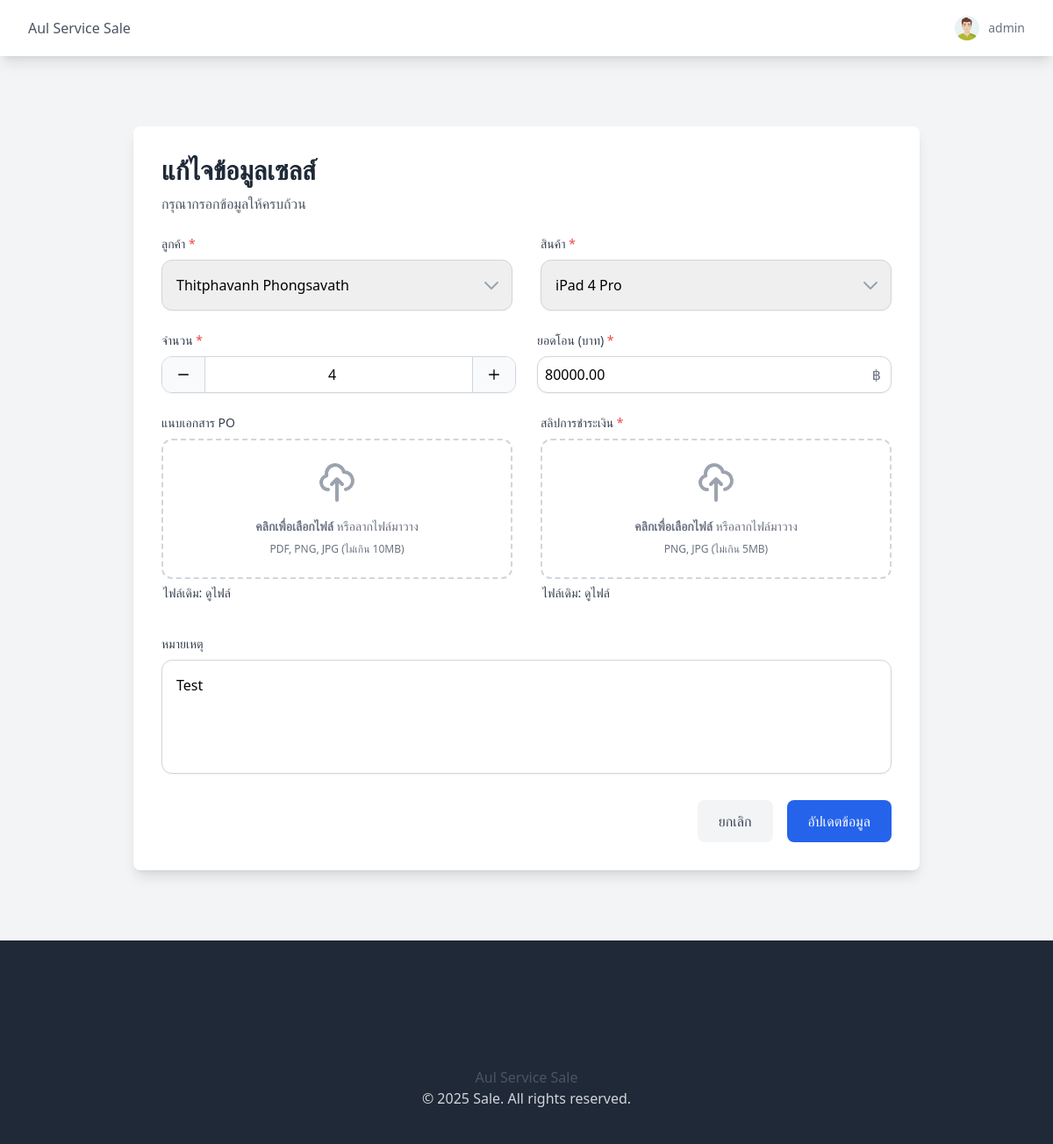
Screenshot of /sales/edit/2/ (signed in) with the database file from the repository.
### sales/models.py (models this page shows, shortened)
class CustomUser(models.Model):
    user = models.OneToOneField(User, on_delete=models.CASCADE, null=True, blank=True)
    user_type = models.CharField(max_length=20, default="sales", null=True, blank=True)
    avatar = models.ImageField(upload_to="avatars/", null=True, blank=True)
    bio = models.CharField(max_length=255, null=True, blank=True)
    tel = models.CharField(max_length=20, null=True, blank=True)

class SaleRecord(models.Model):
    user = models.ForeignKey(User, on_delete=models.CASCADE, blank=True, null=True)
    STATUS_CHOICES = [
        ("pending", "รอคอนเฟิร์ม"),
        ("confirmed", "คอนเฟิร์มยอดแล้ว"),
    ]
    customer = models.ForeignKey(
        Customer, on_delete=models.CASCADE, blank=True, null=True
    )
    product = models.ForeignKey(
        Product, on_delete=models.CASCADE, blank=True, null=True
    )
    quantity = models.IntegerField()
    transfer_amount = models.DecimalField(max_digits=10, decimal_places=2)
    po_document = models.FileField(upload_to="po_documents/", blank=True, null=True)
    payment_slip = models.FileField(upload_to="payment_slips/", blank=True, null=True)
    remarks = models.TextField(blank=True, null=True)
    status = models.CharField(max_length=10, choices=STATUS_CHOICES, default="pending")
    created_by = models.ForeignKey(
        User,
        on_delete=models.CASCADE,
        related_name="sale_records",
        blank=True,
        null=True,
    )

class Customer(models.Model):
    first_name = models.CharField(max_length=255, blank=True, null=True)
    last_name = models.CharField(max_length=255, blank=True, null=True)

class Product(models.Model):
    name = models.CharField(max_length=255, unique=True, blank=True, null=True)

### sales/views.py (the view, shortened to what this page needs)
# urls.py: path("sales/edit/<int:sale_id>/", views.edit_sale_record, name="edit-sale-record-page"),
def edit_sale_record(request, sale_id):
    sale_record = get_object_or_404(
        SaleRecord, id=sale_id
    )  # Get sale record or return 404
    customers = Customer.objects.all()
    products = Product.objects.all()
    context = {
        "sale_record": sale_record,
        "customers": customers,
        "products": products,
    }
    return render(request, "sales/edit-sale-record.html", context)

### sales/templates/sales/edit-sale-record.html (shortened to what this page needs)
{% extends 'base.html' %}
{% block content %}
    <div class="max-w-4xl mx-auto bg-white p-8 rounded-lg shadow-lg mt-20 mb-20">
        <div class="mb-6">
            <h2 class="text-3xl font-bold text-gray-800">แก้ไจข้อมูลเซลส์</h2>
            <p class="text-gray-600 mt-2">กรุณากรอกข้อมูลให้ครบถ้วน</p>
        </div>
        <form method="POST" enctype="multipart/form-data" class="space-y-6" id="salesForm">
        <div class="grid md:grid-cols-2 gap-8">
            <div class="group">
                <label class="block text-sm font-medium text-gray-700 mb-2 group-hover:text-blue-600 transition-colors">
                    ลูกค้า <span class="text-red-500">*</span>
                </label>
                <div class="relative transform transition-all duration-200 group-hover:scale-[1.02]">
                    <select name="customer" required
                            class="w-full border border-gray-300 rounded-xl p-4 pr-10 appearance-none focus:ring-2 focus:ring-blue-500 focus:border-blue-500 shadow-sm hover:border-blue-400 transition-all">
                        {% for customer in customers %}
                            <option value="{{ customer.id }}" {% if customer.id == sale_record.customer.id %}selected{% endif %}>
                                {{ customer.first_name }} {{ customer.last_name }}
                            </option>
                        {% endfor %}
                    </select>
                    <div class="absolute inset-y-0 right-0 flex items-center px-3 pointer-events-none text-gray-400 group-hover:text-blue-500">
                    </div>
                </div>
            </div>
            <div class="group">
                <label class="block text-sm font-medium text-gray-700 mb-2 group-hover:text-blue-600 transition-colors">
                    สินค้า <span class="text-red-500">*</span>
                </label>
                <div class="relative transform transition-all duration-200 group-hover:scale-[1.02]">
                    <select name="product" required
                            class="w-full border border-gray-300 rounded-xl p-4 pr-10 appearance-none focus:ring-2 focus:ring-blue-500 focus:border-blue-500 shadow-sm hover:border-blue-400 transition-all">
                        {% for product in products %}
                            <option value="{{ product.id }}" {% if product.id == sale_record.product.id %}selected{% endif %}>
                                {{ product.name }}
                            </option>
                        {% endfor %}
                    </select>
                    <div class="absolute inset-y-0 right-0 flex items-center px-3 pointer-events-none text-gray-400 group-hover:text-blue-500">
                    </div>
                </div>
            </div>
        </div>
            <div class="grid md:grid-cols-2 gap-6">
                <div class="group">
                    <label class="block text-sm font-medium text-gray-700 mb-2 group-hover:text-blue-600 transition-colors">
                        จำนวน <span class="text-red-500">*</span>
                    </label>
                    <div class="flex rounded-xl border border-gray-300 overflow-hidden group-hover:border-blue-400 transition-all shadow-sm">
                        <button type="button"
                                class="px-4 py-3 bg-gray-50 hover:bg-gray-100 active:bg-gray-200 transition-colors"
                                onclick="decrementQuantity()">
                            <svg class="w-4 h-4" fill="none" stroke="currentColor" viewBox="0 0 24 24">
                                <path d="M20 12H4" stroke-width="2" stroke-linecap="round"/>
                            </svg>
                        </button>
                        <input type="number" name="quantity" value="{{ sale_record.quantity }}" required
                               class="w-full text-center border-x border-gray-300 focus:ring-0 focus:border-blue-500"
                               id="quantityInput">
                        <button type="button"
                                class="px-4 py-3 bg-gray-50 hover:bg-gray-100 active:bg-gray-200 transition-colors"
                                onclick="incrementQuantity()">
                            <svg class="w-4 h-4" fill="none" stroke="currentColor" viewBox="0 0 24 24">
                                <path d="M12 4v16m8-8H4" stroke-width="2" stroke-linecap="round"/>
                            </svg>
                        </button>
                    </div>
                </div>
                <div class="group">
                    <label class="block text-sm font-medium text-gray-700 mb-2 group-hover:text-blue-600 transition-colors">
                        ยอดโอน (บาท) <span class="text-red-500">*</span>
                    </label>
                    <div class="relative transform transition-all duration-200 group-hover:scale-[1.02]">
                        <input type="number" name="transfer_amount" step="1" value="{{ sale_record.transfer_amount }}" required
                               class="w-full border border-gray-300 rounded-xl p-2 pr-12 focus:ring-2 focus:ring-blue-500 focus:border-blue-500 shadow-sm hover:border-blue-400 transition-all">
                        <div class="absolute inset-y-0 right-0 flex items-center px-3">
                            <span class="text-gray-500">฿</span>
                        </div>
                    </div>
                </div>
            </div>
        <div class="grid md:grid-cols-2 gap-8 pb-10">
            <div class="group">
                <label class="block text-sm font-medium text-gray-700 mb-2 group-hover:text-blue-600 transition-colors">
                    แนบเอกสาร PO
                </label>
                <div class="flex items-center justify-center w-full">
                    <label class="flex flex-col w-full h-40 border-2 border-gray-300 border-dashed rounded-xl cursor-pointer hover:bg-blue-50 hover:border-blue-400 transition-all duration-200">
                        <div class="flex flex-col items-center justify-center pt-6 pb-6">
                            <svg class="w-12 h-12 mb-4 text-gray-400 group-hover:text-blue-500 transition-colors" fill="none" stroke="currentColor" viewBox="0 0 24 24">
                                <path stroke-linecap="round" stroke-linejoin="round" stroke-width="2"
                                      d="M7 16a4 4 0 01-.88-7.903A5 5 0 1115.9 6L16 6a5 5 0 011 9.9M15 13l-3-3m0 0l-3 3m3-3v12"/>
                            </svg>
                            <p class="mb-2 text-sm text-gray-500 group-hover:text-blue-600 transition-colors">
                                <span class="font-semibold">คลิกเพื่อเลือกไฟล์</span> หรือลากไฟล์มาวาง
                            </p>
                            <p class="text-xs text-gray-500">PDF, PNG, JPG (ไม่เกิน 10MB)</p>
                        </div>
                        {% if sale_record.po_document %}
                            <p class="block text-sm font-medium text-gray-700 mb-2 group-hover:text-blue-600 transition-colors mt-2">ไฟล์เดิม: <a href="{{ sale_record.po_document.url }}" target="_blank">ดูไฟล์</a></p>
                        {% endif %}
                    </label>
                </div>
            </div>
            <div class="group">
                <label class="block text-sm font-medium text-gray-700 mb-2 group-hover:text-blue-600 transition-colors">
                    สลิปการชำระเงิน <span class="text-red-500">*</span>
                </label>
                <div class="flex items-center justify-center w-full">
                    <label class="flex flex-col w-full h-40 border-2 border-gray-300 border-dashed rounded-xl cursor-pointer hover:bg-blue-50 hover:border-blue-400 transition-all duration-200">
                        <div class="flex flex-col items-center justify-center pt-6 pb-6">
                            <svg class="w-12 h-12 mb-4 text-gray-400 group-hover:text-blue-500 transition-colors" fill="none" stroke="currentColor" viewBox="0 0 24 24">
                                <path stroke-linecap="round" stroke-linejoin="round" stroke-width="2"
                                      d="M7 16a4 4 0 01-.88-7.903A5 5 0 1115.9 6L16 6a5 5 0 011 9.9M15 13l-3-3m0 0l-3 3m3-3v12"/>
                            </svg>
                            <p class="mb-2 text-sm text-gray-500 group-hover:text-blue-600 transition-colors">
                                <span class="font-semibold">คลิกเพื่อเลือกไฟล์</span> หรือลากไฟล์มาวาง
                            </p>
                            <p class="text-xs text-gray-500">PNG, JPG (ไม่เกิน 5MB)</p>
                        </div>
                        {% if sale_record.payment_slip %}
                            <p class="block text-sm font-medium text-gray-700 mb-2 group-hover:text-blue-600 transition-colors mt-2">ไฟล์เดิม: <a href="{{ sale_record.payment_slip.url }}" target="_blank">ดูไฟล์</a></p>
                        {% endif %}
                    </label>
                </div>
            </div>
        </div>
            <div class="group">
                <label class="block text-sm font-medium text-gray-700 mb-2 group-hover:text-blue-600 transition-colors">หมายเหตุ</label>
                <textarea name="remarks" rows="4"
                          class="w-full border border-gray-300 rounded-xl p-4 focus:ring-2 focus:ring-blue-500 focus:border-blue-500 shadow-sm hover:border-blue-400 transition-all resize-none"
                          placeholder="เพิ่มข้อมูลเพิ่มเติม (ถ้ามี)">{{ sale_record.remarks }}</textarea>
            </div>
            <div class="flex items-center justify-end space-x-4">
                <button type="button" onclick="window.history.back()"
                        class="px-6 py-3 bg-gray-100 text-gray-700 rounded-lg hover:bg-gray-200 focus:outline-none focus:ring-2 focus:ring-gray-500">
                    ยกเลิก
                </button>
                <button type="submit"
                        class="px-6 py-3 bg-blue-600 text-white rounded-lg hover:bg-blue-700 focus:outline-none focus:ring-2 focus:ring-blue-500">
                    อัปเดตข้อมูล
                </button>
            </div>
        </form>
    </div>
{% endblock %}

### templates/components/navbar.html (shortened to what this page needs)
{% load static %}
<nav class="bg-white shadow-lg">
    <div class="max-w-7xl mx-auto px-4 sm:px-6 lg:px-8">
        <div class="flex justify-between h-16 items-center">
            <div class="flex items-center">
                <a href="{% url 'home-page' %}" class="text-gray-600 hover:text-blue-600">Aul Service Sale</a>
            </div>
            <div class="relative hidden md:block">
                {% if user.is_authenticated %}
                    <button id="profile-btn" class="flex items-center space-x-2 focus:outline-none">
                        {% if user.customuser.avatar %}
                            <img src="{{ user.customuser.avatar.url }}" class="w-8 h-8 rounded-full cursor-pointer" id="profile-avatar">
                        {% else %}
                            <img src="{% static 'images/default-avatar.jpg' %}" class="w-8 h-8 rounded-full cursor-pointer" id="profile-avatar">
                        {% endif %}
                        <div class="text-gray-800">
                            <span class="text-sm text-gray-500 block" id="user-type">{{ user.customuser.user_type }}</span>
                        </div>
                    </button>
                {% else %}
                    <div class="flex space-x-4">
                        <span><a href="{% url 'login-page' %}" class="block px-4 py-2 text-gray-600 hover:text-blue-600">Login</a></span>
                    </div>
                {% endif %}
            </div>
        </div>
    </div>
</nav>

### rows the page displays
SaleRecord: customer "Thitphavanh Phongsavath", product "iPad 4 Pro", quantity "4", transfer_amount "80000.00", remarks "Test"

### other values shown
{{ user.customuser.user_type }} "admin"
